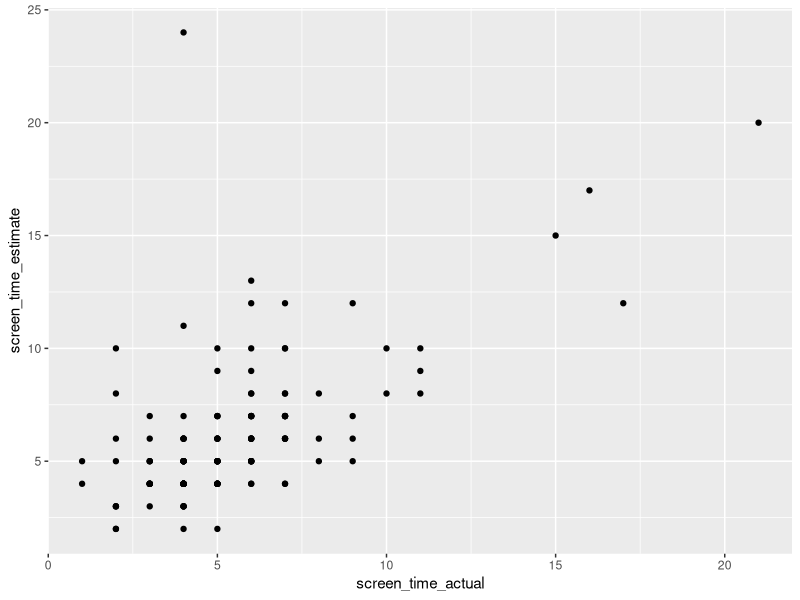

Reproduce this figure in R. (Note: this script raises an error after producing the figure.)
library(tidyverse) # load the tidyverse functions

# Week_6_Task_2

data <- read_csv("data_phone.csv") # read in the data

# draw a graph
data %>%
  ggplot() + # you will need to edit this code
  geom_point(aes(x = screen_time_actual, y = screen_time_estimate))



# Week_6_Task_3 - Do people underestimate or overestimate their phone time use?

# create a new column (mutate) to reflect the difference
data_phone_diff <-
  data %>%
  mutate(est_diff = screen_time_actual - screen_time_estimate)

# remove the 0s and count how many positives and negatives
data_phone_diff %>%
  filter(est_diff != 0) %>% # remove the 0s
  count(est_diff > 0) # count how many positive and negatives

# conduct a binomial test to see whether people underestimated or overestimated phone usage

binom.test("MISSING","MISSING")